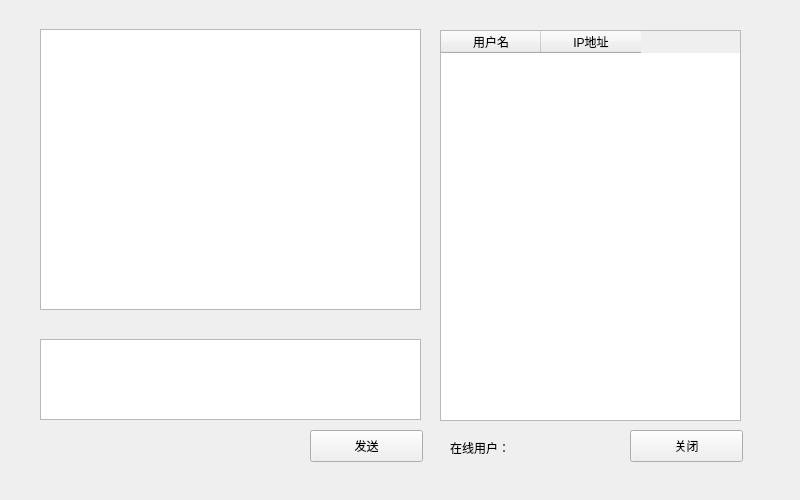
<?xml version="1.0" encoding="UTF-8"?>
<ui version="4.0">
 <class>Widget</class>
 <widget class="QWidget" name="Widget">
  <property name="geometry">
   <rect>
    <x>0</x>
    <y>0</y>
    <width>800</width>
    <height>500</height>
   </rect>
  </property>
  <property name="windowTitle">
   <string>Widget</string>
  </property>
  <widget class="QTextBrowser" name="messageBrowser">
   <property name="geometry">
    <rect>
     <x>40</x>
     <y>29</y>
     <width>381</width>
     <height>281</height>
    </rect>
   </property>
  </widget>
  <widget class="QTextEdit" name="messageTextEdit">
   <property name="geometry">
    <rect>
     <x>40</x>
     <y>339</y>
     <width>381</width>
     <height>81</height>
    </rect>
   </property>
  </widget>
  <widget class="QTableWidget" name="userTableWidget">
   <property name="geometry">
    <rect>
     <x>440</x>
     <y>30</y>
     <width>301</width>
     <height>391</height>
    </rect>
   </property>
   <property name="selectionMode">
    <enum>QAbstractItemView::SingleSelection</enum>
   </property>
   <column>
    <property name="text">
     <string>用户名</string>
    </property>
   </column>
   <column>
    <property name="text">
     <string>IP地址</string>
    </property>
   </column>
  </widget>
  <widget class="QPushButton" name="sendButton">
   <property name="geometry">
    <rect>
     <x>310</x>
     <y>430</y>
     <width>113</width>
     <height>32</height>
    </rect>
   </property>
   <property name="text">
    <string>发送</string>
   </property>
  </widget>
  <widget class="QLabel" name="userLabel">
   <property name="geometry">
    <rect>
     <x>450</x>
     <y>440</y>
     <width>60</width>
     <height>16</height>
    </rect>
   </property>
   <property name="text">
    <string>在线用户：</string>
   </property>
  </widget>
  <widget class="QPushButton" name="closeButton">
   <property name="geometry">
    <rect>
     <x>630</x>
     <y>430</y>
     <width>113</width>
     <height>32</height>
    </rect>
   </property>
   <property name="text">
    <string>关闭</string>
   </property>
  </widget>
  <widget class="QLabel" name="numLabel">
   <property name="geometry">
    <rect>
     <x>520</x>
     <y>440</y>
     <width>60</width>
     <height>16</height>
    </rect>
   </property>
   <property name="text">
    <string/>
   </property>
  </widget>
 </widget>
 <layoutdefault spacing="6" margin="11"/>
 <resources/>
 <connections/>
</ui>
